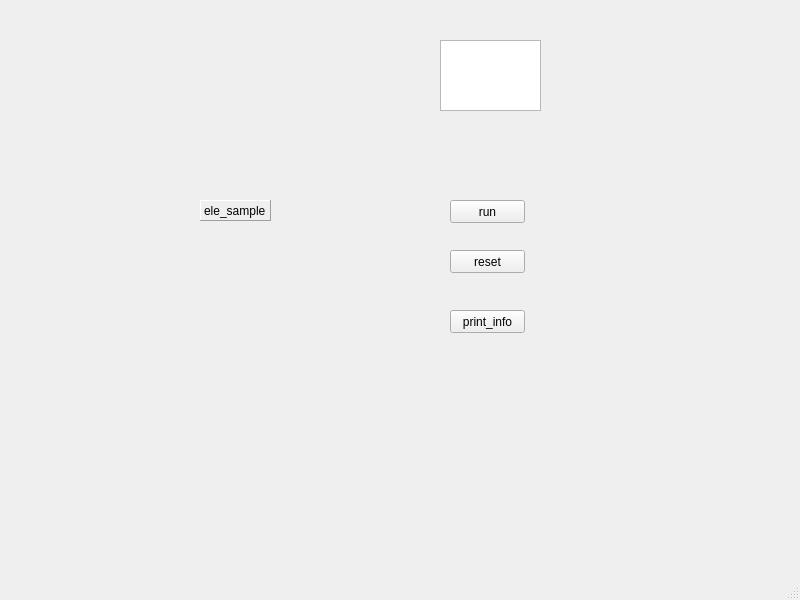
<?xml version="1.0" encoding="UTF-8"?>
<ui version="4.0">
 <class>MainWindow</class>
 <widget class="QMainWindow" name="MainWindow">
  <property name="geometry">
   <rect>
    <x>0</x>
    <y>0</y>
    <width>800</width>
    <height>600</height>
   </rect>
  </property>
  <property name="windowTitle">
   <string>MainWindow</string>
  </property>
  <widget class="QWidget" name="centralwidget">
   <widget class="QPushButton" name="run_button">
    <property name="geometry">
     <rect>
      <x>450</x>
      <y>200</y>
      <width>75</width>
      <height>23</height>
     </rect>
    </property>
    <property name="text">
     <string>run</string>
    </property>
   </widget>
   <widget class="QLabel" name="ele_car">
    <property name="geometry">
     <rect>
      <x>200</x>
      <y>200</y>
      <width>71</width>
      <height>21</height>
     </rect>
    </property>
    <property name="frameShape">
     <enum>QFrame::Panel</enum>
    </property>
    <property name="frameShadow">
     <enum>QFrame::Raised</enum>
    </property>
    <property name="text">
     <string>ele_sample</string>
    </property>
   </widget>
   <widget class="QTextBrowser" name="ele_y_broswer">
    <property name="geometry">
     <rect>
      <x>440</x>
      <y>40</y>
      <width>101</width>
      <height>71</height>
     </rect>
    </property>
   </widget>
   <widget class="QPushButton" name="reset_button">
    <property name="geometry">
     <rect>
      <x>450</x>
      <y>250</y>
      <width>75</width>
      <height>23</height>
     </rect>
    </property>
    <property name="text">
     <string>reset</string>
    </property>
   </widget>
   <widget class="QPushButton" name="info_button">
    <property name="geometry">
     <rect>
      <x>450</x>
      <y>310</y>
      <width>75</width>
      <height>23</height>
     </rect>
    </property>
    <property name="text">
     <string>print_info</string>
    </property>
   </widget>
  </widget>
  <widget class="QMenuBar" name="menubar">
   <property name="geometry">
    <rect>
     <x>0</x>
     <y>0</y>
     <width>800</width>
     <height>23</height>
    </rect>
   </property>
  </widget>
  <widget class="QStatusBar" name="statusbar"/>
 </widget>
 <resources/>
 <connections/>
</ui>
